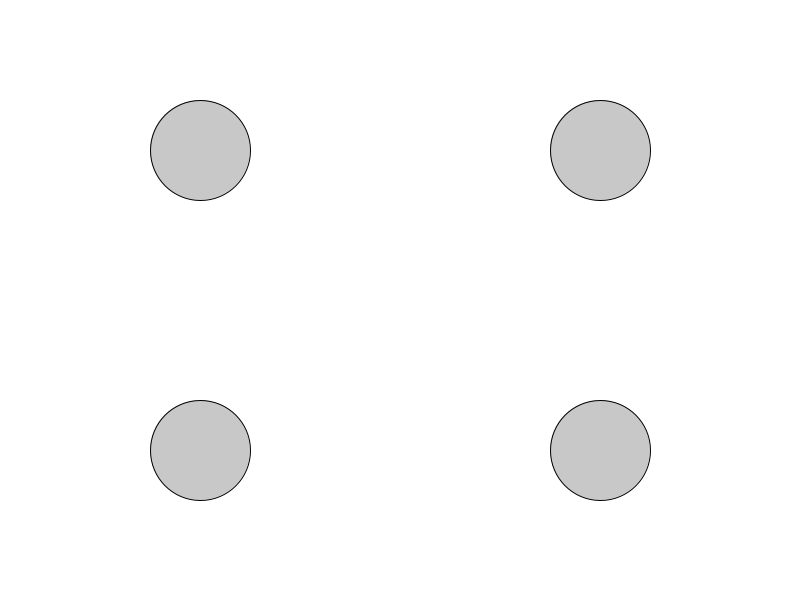
Frame 1 (no input)
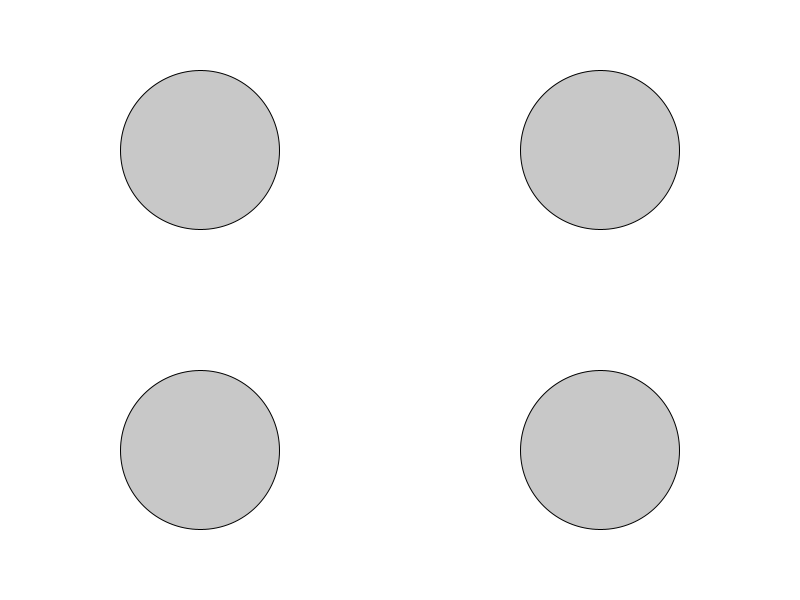
Frame 60 (the mouse pressed at the canvas centre just before this capture)
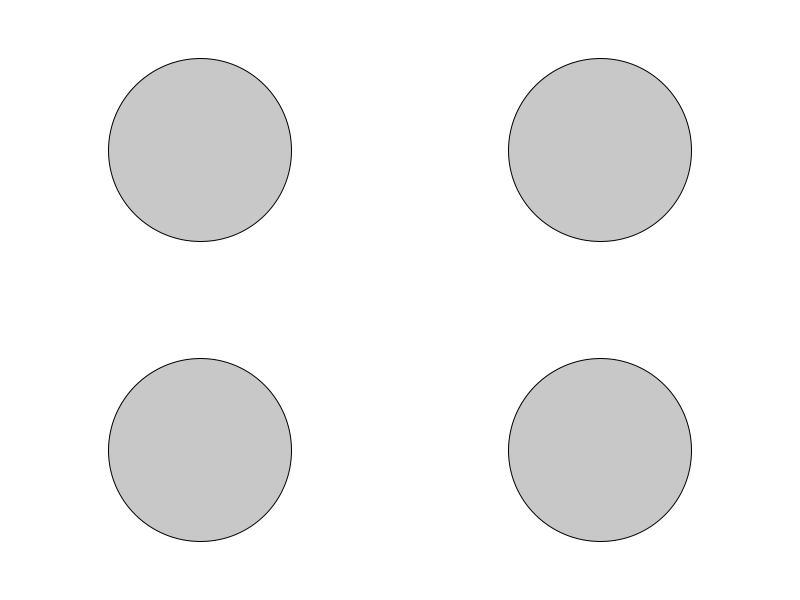
Frame 120 (the mouse held since frame 60 and released just before this capture)

The Processing sketch that drew these frames (run headless with seeded random() and noise(); from frame 60 on, the mouse is pressed at the canvas centre):

// Processing sketch: exercise_4_4
// ── exercise_4_4.pde
int screenState = 0;
FourBalls fourballs;
State state = new State();
Lines lines;
OneBall oneball;

void setup() {
  size(800, 600);
  fourballs = new FourBalls(100, 1);
  lines = new Lines(4);
  oneball = new OneBall(color(200, 0, 0));
}

void draw() {
  state.display(screenState);
}

void mouseClicked() {
  if (screenState != 2) {
    screenState++;
  } else {
    screenState = 0;
  }
}

// ── fourBalls.pde
class FourBalls {
  float size, sizeSpeed;

  FourBalls(float size_, float sizeSpeed_) {
    size = size_;
    sizeSpeed = sizeSpeed_;
  }

  void displayBalls() {
    background(255);
    for (int i = 1, b = width/4, c = height/4; i <= 2; i++, b *= 3) {
      balls(b, c);
      balls(b, (c*3));
    }

    sizeSpeed();
  }
  void balls(float posX, float posY) {
    fill(200);
    strokeWeight(1);
    circle(posX, posY, size);
  }

  void sizeSpeed() {
    if (size > 200 || size < 10) {
      sizeSpeed *= -1;
    }
    size += sizeSpeed;
  }
}

// ── lines.pde
class Lines {
  int midPointX = width/2;
  int midPointY = height/2;
  int strokeSize;
  Lines(int strokeSize_) {
    strokeSize = strokeSize_;
  }

  void displayLines() {
    background(255);
    createLines();
  }

  void createLines() {
    for (int i = 0, y = height; i<= width; i += midPointX, y = height) {
       if (i == midPointX) {
        y = 0;
      }
      strokeWeight(strokeSize);
      line(i, y,midPointX, midPointY);
    }
  }
}

// ── oneBall.pde
class OneBall {
  color fill;
  OneBall(color fill_) {
    fill = fill_;
  }

  void displayBall() {
    background(200);
    runBall();
  }

  void runBall() {
    strokeWeight(1);
    fill(fill);
    println(dist(mouseX, mouseY, width/2, height/2));
    circle(width/2, height/2, dist(mouseX, mouseY, width/2, height/2));
  }
}

// ── state.pde
class State {
  State() {
  }

  void display(int currentScreenState) {
    switch(currentScreenState) {
    case 0:
      fourballs.displayBalls();
      break;
    case 1:
      lines.displayLines();
      break;
    case 2:
      oneball.displayBall();
      break;
    default:
      fourballs.displayBalls();
      break;
    }
  }
}
